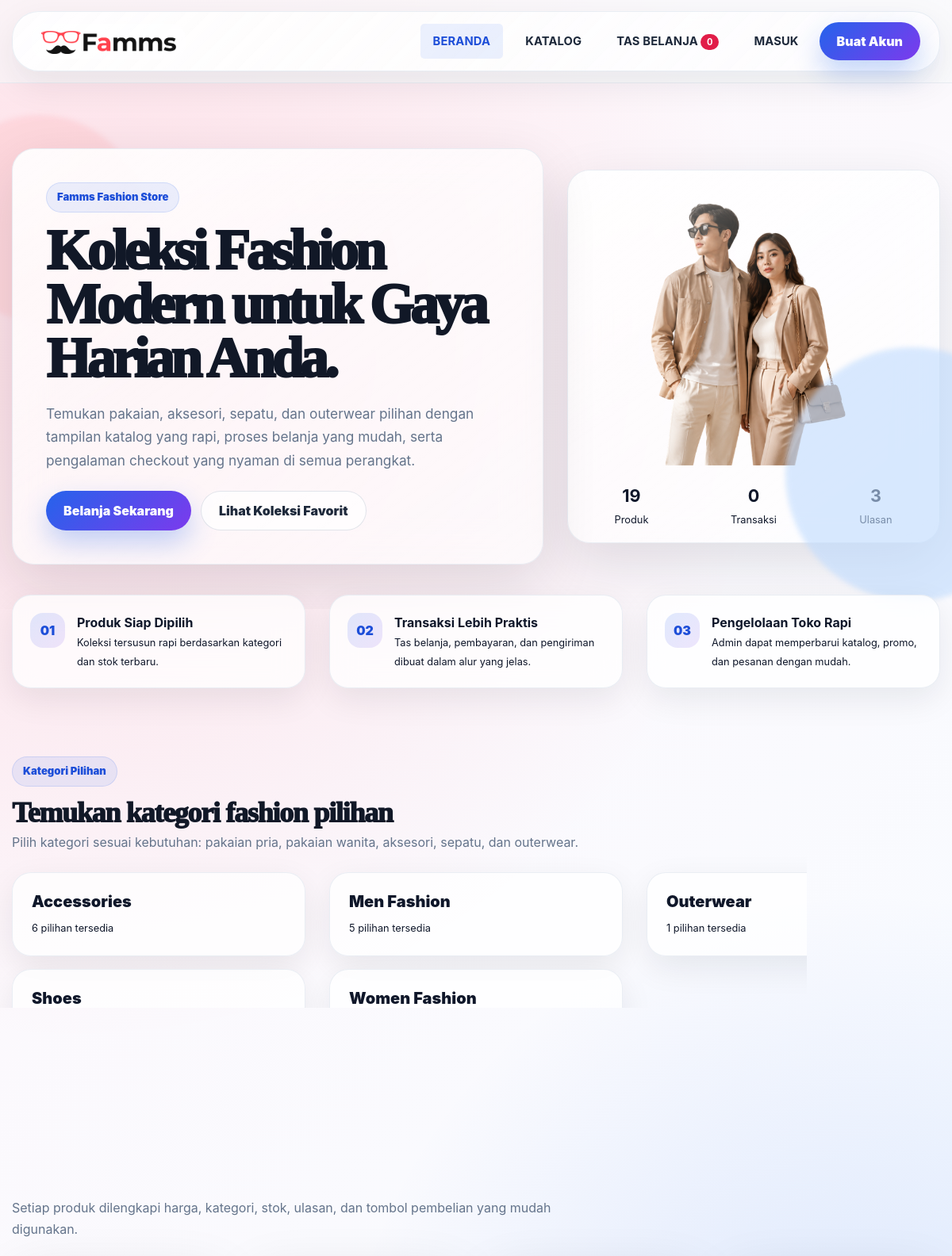
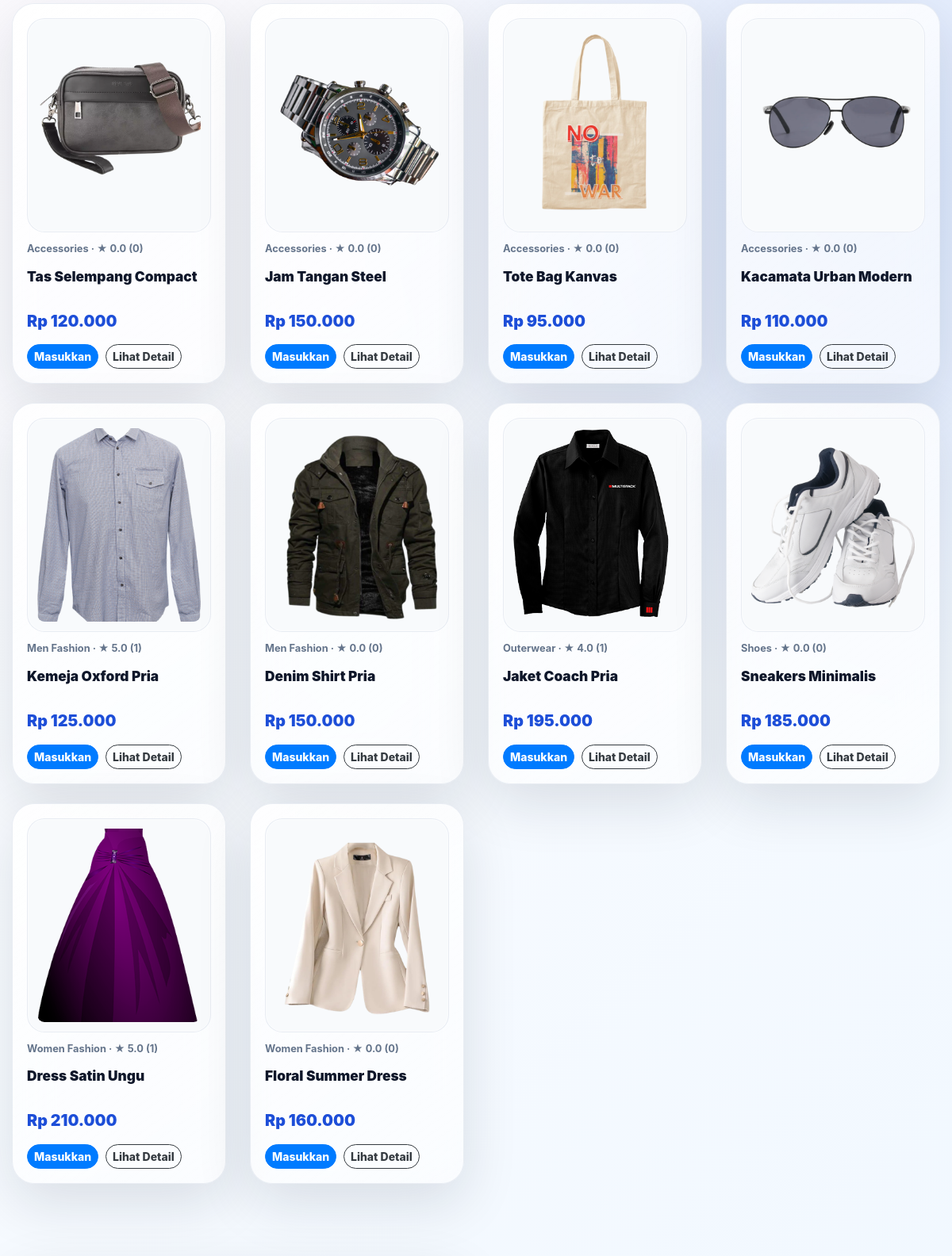
The page / (upper part) on the database its author committed (2 pictures, top to bottom).
### tables this page shows
CREATE TABLE products (
  id INT AUTO_INCREMENT PRIMARY KEY,
  category_id INT NOT NULL,
  name VARCHAR(120) NOT NULL,
  slug VARCHAR(140) NOT NULL UNIQUE,
  description TEXT,
  price DECIMAL(12,2) NOT NULL,
  stock INT NOT NULL DEFAULT 0,
  image VARCHAR(255),
  is_featured TINYINT(1) NOT NULL DEFAULT 0,
  created_at TIMESTAMP DEFAULT CURRENT_TIMESTAMP,
  CONSTRAINT fk_products_category FOREIGN KEY (category_id) REFERENCES categories(id)
    ON UPDATE CASCADE ON DELETE RESTRICT
);

CREATE TABLE categories (
  id INT AUTO_INCREMENT PRIMARY KEY,
  name VARCHAR(80) NOT NULL UNIQUE,
  description TEXT,
  created_at TIMESTAMP DEFAULT CURRENT_TIMESTAMP
);

### includes/session.php (called while the page is built, shortened)
<?php
function is_logged_in(): bool { return isset($_SESSION['user']); }

### index.php (the view, shortened to what this page needs)
<?php
require_once 'config/database.php';
require_once 'includes/session.php';
$featured = $pdo->query("SELECT p.*, c.name AS category_name, COALESCE(AVG(r.rating),0) rating, COUNT(r.id) review_count FROM products p JOIN categories c ON c.id=p.category_id LEFT JOIN product_reviews r ON r.product_id=p.id WHERE p.is_featured=1 GROUP BY p.id ORDER BY p.created_at DESC LIMIT 12")->fetchAll();
$categories = $pdo->query("SELECT c.*, COUNT(p.id) AS product_count FROM categories c LEFT JOIN products p ON p.category_id=c.id GROUP BY c.id ORDER BY c.name LIMIT 6")->fetchAll();
$stats = [
  'products' => $pdo->query('SELECT COUNT(*) FROM products')->fetchColumn(),
  'categories' => $pdo->query('SELECT COUNT(*) FROM categories')->fetchColumn(),
  'orders' => $pdo->query('SELECT COUNT(*) FROM orders')->fetchColumn(),
  'reviews' => $pdo->query('SELECT COUNT(*) FROM product_reviews')->fetchColumn(),
];
?>
<!DOCTYPE html><html lang="id"><head><meta charset="utf-8"><meta name="viewport" content="width=device-width,initial-scale=1"><title>Famms Store | Fashion Online Profesional</title><link rel="stylesheet" href="css/bootstrap.css"><link rel="stylesheet" href="css/font-awesome.min.css"><link rel="stylesheet" href="css/style.css"><link rel="stylesheet" href="css/complex.css"><link rel="stylesheet" href="css/liquid-glass.css"><link rel="stylesheet" href="css/professional.css"></head><body>
<?php include 'includes/header.php'; ?>
<section class="liquid-hero"><div class="container"><div class="row align-items-center"><div class="col-lg-7"><div class="glass-panel"><div class="chip">Famms Fashion Store</div><h1 class="hero-title">Koleksi Fashion Modern untuk Gaya Harian Anda.</h1><p class="hero-text">Temukan pakaian, aksesori, sepatu, dan outerwear pilihan dengan tampilan katalog yang rapi, proses belanja yang mudah, serta pengalaman checkout yang nyaman di semua perangkat.</p><div class="hero-actions mt-4"><a class="btn-liquid" href="products.php">Belanja Sekarang</a><a class="btn-soft" href="products.php?sort=rating">Lihat Koleksi Favorit</a></div></div></div><div class="col-lg-5 mt-4 mt-lg-0"><div class="floating-card"><img src="images/hero-fashion.png" alt="Tampilan toko digital profesional"><div class="row mt-3 text-center"><div class="col-4"><b><?= $stats['products'] ?></b><br><small>Produk</small></div><div class="col-4"><b><?= $stats['orders'] ?></b><br><small>Transaksi</small></div><div class="col-4"><b><?= $stats['reviews'] ?></b><br><small>Ulasan</small></div></div></div></div></div></div></section>
<section class="trust-strip"><div class="container"><div class="row"><div class="col-md-4 mb-3"><div class="trust-item"><div class="trust-icon">01</div><div><b>Produk Siap Dipilih</b><br><small>Koleksi tersusun rapi berdasarkan kategori dan stok terbaru.</small></div></div></div><div class="col-md-4 mb-3"><div class="trust-item"><div class="trust-icon">02</div><div><b>Transaksi Lebih Praktis</b><br><small>Tas belanja, pembayaran, dan pengiriman dibuat dalam alur yang jelas.</small></div></div></div><div class="col-md-4 mb-3"><div class="trust-item"><div class="trust-icon">03</div><div><b>Pengelolaan Toko Rapi</b><br><small>Admin dapat memperbarui katalog, promo, dan pesanan dengan mudah.</small></div></div></div></div></div></section>
<section class="section-pad"><div class="container"><div class="d-flex justify-content-between align-items-end flex-wrap mb-4"><div><span class="section-kicker">Kategori Pilihan</span><h2 class="section-title mb-1">Temukan kategori fashion pilihan</h2><p class="section-subtitle mb-0">Pilih kategori sesuai kebutuhan: pakaian pria, pakaian wanita, aksesori, sepatu, dan outerwear.</p></div><a class="btn-soft mt-3" href="products.php">Lihat Semua</a></div><div class="row"><?php foreach($categories as $c): ?><div class="col-sm-6 col-lg-4 mb-3"><a class="category-tile" href="products.php?category=<?= (int)$c['id'] ?>"><h5><?= htmlspecialchars($c['name']) ?></h5><small><?= (int)$c['product_count'] ?> pilihan tersedia</small></a></div><?php endforeach; ?></div></div></section>
<section class="section-pad pt-0"><div class="container"><div class="d-flex justify-content-between align-items-end flex-wrap mb-4"><div><span class="section-kicker">Koleksi Unggulan</span><h2 class="section-title mb-1">Rekomendasi produk untuk tampilan terbaik</h2><p class="section-subtitle mb-0">Setiap produk dilengkapi harga, kategori, stok, ulasan, dan tombol pembelian yang mudah digunakan.</p></div><a class="btn-soft mt-3" href="products.php?sort=newest">Jelajahi Katalog</a></div><div class="row"><?php foreach($featured as $p): ?><div class="col-sm-6 col-lg-3 mb-4"><div class="product-card"><a href="product_detail.php?id=<?= (int)$p['id'] ?>"><img src="<?= htmlspecialchars($p['image']) ?>" alt="<?= htmlspecialchars($p['name']) ?>"></a><small><?= htmlspecialchars($p['category_name']) ?> · ★ <?= number_format((float)$p['rating'],1) ?> (<?= (int)$p['review_count'] ?>)</small><h5><?= htmlspecialchars($p['name']) ?></h5><p class="price">Rp <?= number_format($p['price'],0,',','.') ?></p><div class="quick-actions"><button class="btn btn-sm btn-primary rounded-pill" onclick='addToCart(<?= json_encode(['id'=>(int)$p['id'],'name'=>$p['name'],'price'=>(float)$p['price'],'image'=>$p['image']]) ?>)'>Masukkan</button><a class="btn btn-sm btn-outline-dark rounded-pill" href="product_detail.php?id=<?= (int)$p['id'] ?>">Lihat Detail</a></div></div></div><?php endforeach; ?></div></div></section>
<?php include 'includes/footer.php'; ?>

### includes/header.php (shortened to what this page needs)
<?php
require_once __DIR__ . '/session.php';
$folder = basename(dirname($_SERVER['PHP_SELF'] ?? ''));
$prefix = in_array($folder, ['admin','auth','customer'], true) ? '../' : '';
$user = current_user();
$current = basename($_SERVER['PHP_SELF'] ?? 'index.php');
function active_nav($file, $current){ return $file === $current ? ' active' : ''; }
?>
<header class="glass-navbar">
  <div class="container">
    <nav class="navbar navbar-expand-lg custom_nav-container liquid-nav">
      <a class="navbar-brand brand-glass" href="<?= $prefix ?>index.php">
        <img width="170" src="<?= $prefix ?>images/logo.png" alt="Famms Store" />
      </a>
      <div class="collapse navbar-collapse" id="navbarSupportedContent">
        <ul class="navbar-nav ml-auto align-items-lg-center">
          <li class="nav-item"><a class="nav-link<?= active_nav('index.php',$current) ?>" href="<?= $prefix ?>index.php">Beranda</a></li>
          <li class="nav-item"><a class="nav-link<?= active_nav('products.php',$current) ?>" href="<?= $prefix ?>products.php">Katalog</a></li>
          <li class="nav-item"><a class="nav-link<?= active_nav('cart.php',$current) ?>" href="<?= $prefix ?>cart.php">Tas Belanja <span id="cartCount" class="badge badge-danger">0</span></a></li>
          <?php if (is_logged_in()): ?>
            <li class="nav-item"><a class="nav-link<?= active_nav('wishlist.php',$current) ?>" href="<?= $prefix ?>wishlist.php">Favorit</a></li>
            <li class="nav-item"><a class="nav-link" href="<?= $prefix ?>customer/orders.php">Transaksi</a></li>
            <?php if (($user['role'] ?? '') === 'admin'): ?><li class="nav-item"><a class="nav-link nav-admin" href="<?= $prefix ?>admin/dashboard.php">Panel Admin</a></li><?php endif; ?>
            <li class="nav-item dropdown">
              <a class="nav-link dropdown-toggle" href="#" id="accountMenu" role="button" data-toggle="dropdown"><?= htmlspecialchars($user['name'] ?? 'Akun') ?></a>
              <div class="dropdown-menu dropdown-menu-right glass-card border-0 p-2" aria-labelledby="accountMenu">
                <a class="dropdown-item rounded" href="<?= $prefix ?>profile.php">Pengaturan Profil</a>
                <a class="dropdown-item rounded" href="<?= $prefix ?>customer/orders.php">Catatan Transaksi</a>
                <div class="dropdown-divider"></div>
                <a class="dropdown-item rounded text-danger" href="<?= $prefix ?>auth/logout.php">Keluar</a>
              </div>
            </li>
          <?php else: ?>
            <li class="nav-item"><a class="nav-link" href="<?= $prefix ?>auth/login.php">Masuk</a></li>
            <li class="nav-item"><a class="btn btn-glass-small" href="<?= $prefix ?>auth/register.php">Buat Akun</a></li>
          <?php endif; ?>
        </ul>
      </div>
    </nav>
  </div>
</header>

### includes/footer.php (shortened to what this page needs)
</body></html>

### css/style.css (style rules this page uses)
* { box-sizing: border-box; }
body { font-family: 'Montserrat', sans-serif; color: #0c0c0c; background-color: #ffffff; overflow-x: hidden; }
h1, h2 { font-family: 'Playfair Display', serif; }
a, a:hover, a:focus { text-decoration: none; }
.btn, .btn:focus { outline: none !important; -webkit-box-shadow: none; box-shadow: none; }
.navbar-brand { font-family: 'Playfair Display', serif; }
.custom_nav-container { padding: 0; }
.custom_nav-container .navbar-nav { margin-left: auto; }
.custom_nav-container .navbar-nav .nav-item .nav-link { padding: 5px 20px; color: #131313; text-align: center; text-transform: uppercase; border-radius: 5px; -webkit-transition: all 0.3s; transition: all 0.3s; font-weight: 700; }

### css/complex.css (style rules this page uses)
.product-card { border:1px solid #eee;border-radius:16px;padding:18px;height:100%;background:#fff;transition:.2s }
.product-card img { height:210px;object-fit:contain;width:100% }
.price { font-weight:700;color:#f7444e }

### rows shown on the page
products: id "19", category "3", image (picture), category.name "Accessories", rating "0.0", review_count "0", name "Kacamata Urban Modern", price "110.000"
categories: name "Accessories", product_count "6"
categories: name "Men Fashion", product_count "5"
categories: name "Outerwear", product_count "1"
categories: name "Shoes"
categories: name "Women Fashion"
products: image (picture), category.name "Accessories", rating "0.0", review_count "0", name "Tas Selempang Compact", price "120.000"
products: image (picture), category.name "Accessories", rating "0.0", review_count "0", name "Jam Tangan Steel", price "150.000"
products: image (picture), category.name "Accessories", rating "0.0", review_count "0", name "Tote Bag Kanvas", price "95.000"
products: image (picture), category.name "Men Fashion", rating "5.0", review_count "1", name "Kemeja Oxford Pria", price "125.000"
products: image (picture), category.name "Men Fashion", rating "0.0", review_count "0", name "Denim Shirt Pria", price "150.000"
products: image (picture), category.name "Outerwear", rating "4.0", review_count "1", name "Jaket Coach Pria", price "195.000"
products: image (picture), category.name "Shoes", rating "0.0", review_count "0", name "Sneakers Minimalis", price "185.000"
products: image (picture), category.name "Women Fashion", rating "5.0", review_count "1", name "Dress Satin Ungu", price "210.000"
products: image (picture), category.name "Women Fashion", rating "0.0", review_count "0", name "Floral Summer Dress", price "160.000"

### other values the page prints
$stats['orders'] "0"
